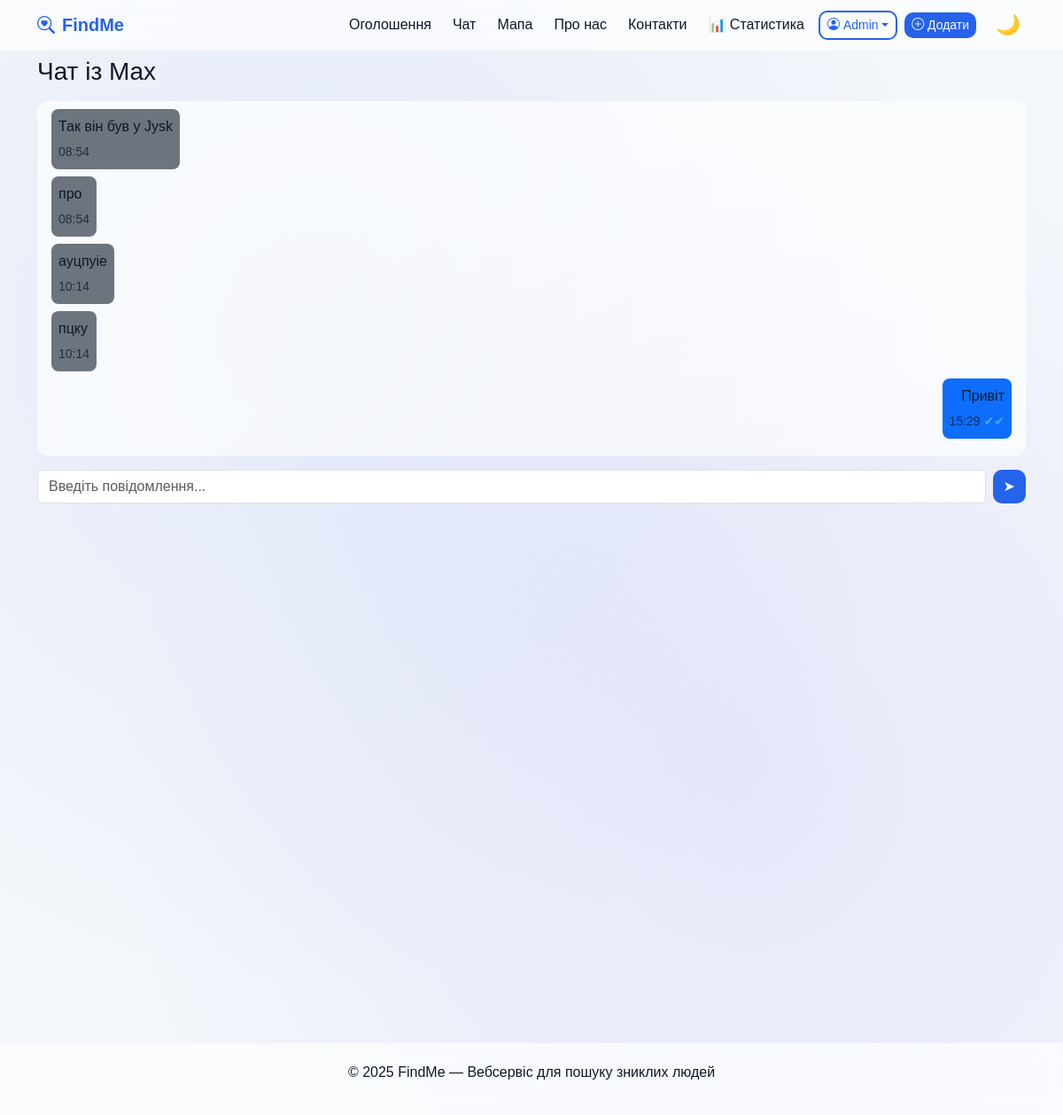
The page /chat/Max/ (signed in) on the database its author committed.
### user_messages/models.py (models this page shows, shortened)
class Message(models.Model):
    sender = models.ForeignKey(User, on_delete=models.CASCADE, related_name='sent_messages')
    receiver = models.ForeignKey(User, on_delete=models.CASCADE, related_name='received_messages')
    text = models.TextField()
    created_at = models.DateTimeField(auto_now_add=True)
    is_read = models.BooleanField(default=False)

### user_messages/views.py (the view)
# urls.py: path('<str:username>/', views.chat_detail, name='chat_detail'),
@login_required
def chat_detail(request, username):
    other_user = get_object_or_404(User, username=username)
    messages = Message.objects.filter(
        sender__in=[request.user, other_user],
        receiver__in=[request.user, other_user]
    ).order_by('created_at')
    messages.filter(receiver=request.user, is_read=False).update(is_read=True)
    if request.method == 'POST':
        text = request.POST.get('text')
        if text.strip():
            Message.objects.create(sender=request.user, receiver=other_user, text=text)
            return redirect('chat_detail', username=other_user.username)
    return render(request, 'chat_detail.html', {
        'other_user': other_user,
        'messages': messages
    })

### templates/chat_detail.html (shortened to what this page needs)
{% extends 'base.html' %}
{% block content %}
<div class="chat-container">
  <h3 class="mb-3">Чат із {{ other_user.username }}</h3>
  <div id="chatBox" class="chat-box mb-3" style="height:400px; overflow-y:auto;">
    {% for msg in messages %}
      <div class="mb-2 {% if msg.sender == user %}text-end{% endif %}">
        <div class="d-inline-block p-2 rounded-3 {% if msg.sender == user %}bg-primary text-white{% else %}bg-secondary text-white{% endif %}" style="max-width:70%;">
          <p class="mb-1">{{ msg.text }}</p>
          <small class="opacity-75">{{ msg.created_at|date:"H:i" }}
            {% if msg.sender == user %}
              {% if msg.is_read %}
                <span style="color:#4fc3f7;">✔✔</span>
              {% else %}
                <span style="color:lightgray;">✔</span>
              {% endif %}
            {% endif %}
          </small>
        </div>
      </div>
    {% empty %}
      <p class="text-center text-muted">Немає повідомлень.</p>
    {% endfor %}
  </div>
  <form id="chatForm" method="post" class="d-flex gap-2">
    <input type="text" name="text" id="chatInput" class="form-control" placeholder="Введіть повідомлення..." required>
    <button class="btn btn-primary" type="submit">➤</button>
  </form>
</div>
{% endblock %}

### templates/base.html (shortened to what this page needs)
{% load static %}
<!DOCTYPE html>
<html lang="uk" data-theme="light">
<head>
  <link href="https://cdn.jsdelivr.net/npm/bootstrap@5.3.3/dist/css/bootstrap.min.css" rel="stylesheet">
  <link href="https://cdn.jsdelivr.net/npm/bootstrap-icons@1.11.3/font/bootstrap-icons.css" rel="stylesheet">
</head>
<body>
  <nav class="navbar navbar-expand-lg fixed-top">
    <div class="container">
      <a class="navbar-brand d-flex align-items-center" href="/">
        <i class="bi bi-search-heart me-2"></i> FindMe
      </a>
     <div class="collapse navbar-collapse justify-content-end" id="navMenu">
  <ul class="navbar-nav align-items-center gap-2">
    <li class="nav-item"><a href="/home" class="nav-link">Оголошення</a></li>
    <li class="nav-item"><a href="/chat/" class="nav-link">Чат</a></li>
    <li class="nav-item"><a href="/map/" class="nav-link">Мапа</a></li>
    <li class="nav-item"><a href="/about/" class="nav-link">Про нас</a></li>
    <li class="nav-item"><a href="/contacts/" class="nav-link">Контакти</a></li>
    {% if user.is_staff or user.is_superuser %}
        <li class="nav-item"><a href="/statistics/" class="nav-link">📊 Статистика</a></li>
      {% endif %}
    {% if user.is_authenticated %}
      <li class="nav-item dropdown">
        <a class="btn btn-outline-primary btn-sm dropdown-toggle d-flex align-items-center"
           href="#" id="profileDropdown" role="button"
           data-bs-toggle="dropdown" aria-expanded="false">
          <i class="bi bi-person-circle me-1"></i> {{ user.username }}
        </a>
      </li>
      <li class="nav-item">
        <a href="/add/" class="btn btn-primary btn-sm me-2">
          <i class="bi bi-plus-circle"></i> Додати
        </a>
      </li>
    {% else %}
      <li class="nav-item"><a href="/login/" class="btn btn-outline-primary btn-sm">Увійти</a></li>
    {% endif %}
    <li class="nav-item">
      <button id="themeToggle" class="theme-toggle" title="Змінити тему">🌙</button>
    </li>
  </ul>
</div>
    </div>
  </nav>
  <main class="container mt-3 pt-5 fade-in">
    {% block content %}{% endblock %}
  </main>
  <footer>
    <p>© 2025 FindMe — Вебсервіс для пошуку зниклих людей</p>
  </footer>
</body>
</html>

### templates/base.html (style rules this page uses)
:root { --bg-light: #f3f6fa; --bg-dark: #0b1120; --glass-light: rgba(255, 255, 255, 0.65); --glass-dark: rgba(17, 25, 40, 0.65); --text-light: #0f172a; --text-dark: #f8fafc; --accent: #2563eb; --radius: 16px; --transition: all 0.3s ease; }
html[data-theme="light"] { --bg: var(--bg-light); --text: var(--text-light); --glass: var(--glass-light); }
body { background: var(--bg); color: var(--text); font-family: 'Poppins', sans-serif; transition: var(--transition); display: flex; flex-direction: column; min-height: 100vh; background-image: radial-gradient(at 30% 30%, rgba(37,99,235,0.08), transparent 60%), radial-gradient(at 70% 70%, rgba(99,102,241,0.1), transparent 60%); }
a { color: var(--accent); text-decoration: none; transition: var(--transition); }
h1, h2, h3, h4, h5, h6, p, small, label, li, span { color: var(--text); transition: var(--transition); }
.navbar { backdrop-filter: blur(12px); background-color: var(--glass); border-bottom: 1px solid rgba(255,255,255,0.15); }
.navbar-brand { font-weight: 700; color: var(--accent) !important; }
.nav-link { font-weight: 500; color: var(--text) !important; }
.theme-toggle { border: none; background: transparent; font-size: 1.4rem; cursor: pointer; color: var(--accent); }
.comment-box, .chat-box { background-color: var(--glass) !important; color: var(--text) !important; border: 1px solid rgba(255,255,255,0.2); border-radius: 12px; padding: 10px 15px; }
html[data-theme="light"] .chat-box { color: white !important; }
input, textarea, select { background-color: rgba(255,255,255,0.5); border: 1px solid rgba(0,0,0,0.1); border-radius: 10px; color: var(--text); transition: var(--transition); }
footer { backdrop-filter: blur(10px); background-color: var(--glass); border-top: 1px solid rgba(255,255,255,0.2); padding: 20px; text-align: center; color: var(--text); margin-top: auto; }
.btn-primary { background-color: var(--accent); border: none; border-radius: 10px; }
.btn-outline-primary { border: 2px solid var(--accent); color: var(--accent); border-radius: 10px; }
.fade-in { animation: fadeIn 0.6s ease forwards; opacity: 0; }

### rows shown on the page
Message: text "Так він був у Jysk", created_at "08:54"
Message: text "про", created_at "08:54"
Message: text "ауцпуіе", created_at "10:14"
Message: text "пцку", created_at "10:14"
Message: text "Привіт", created_at "15:29"

### other values the page prints
{{ user.username }} "Admin"
{{ other_user.username }} "Max"
